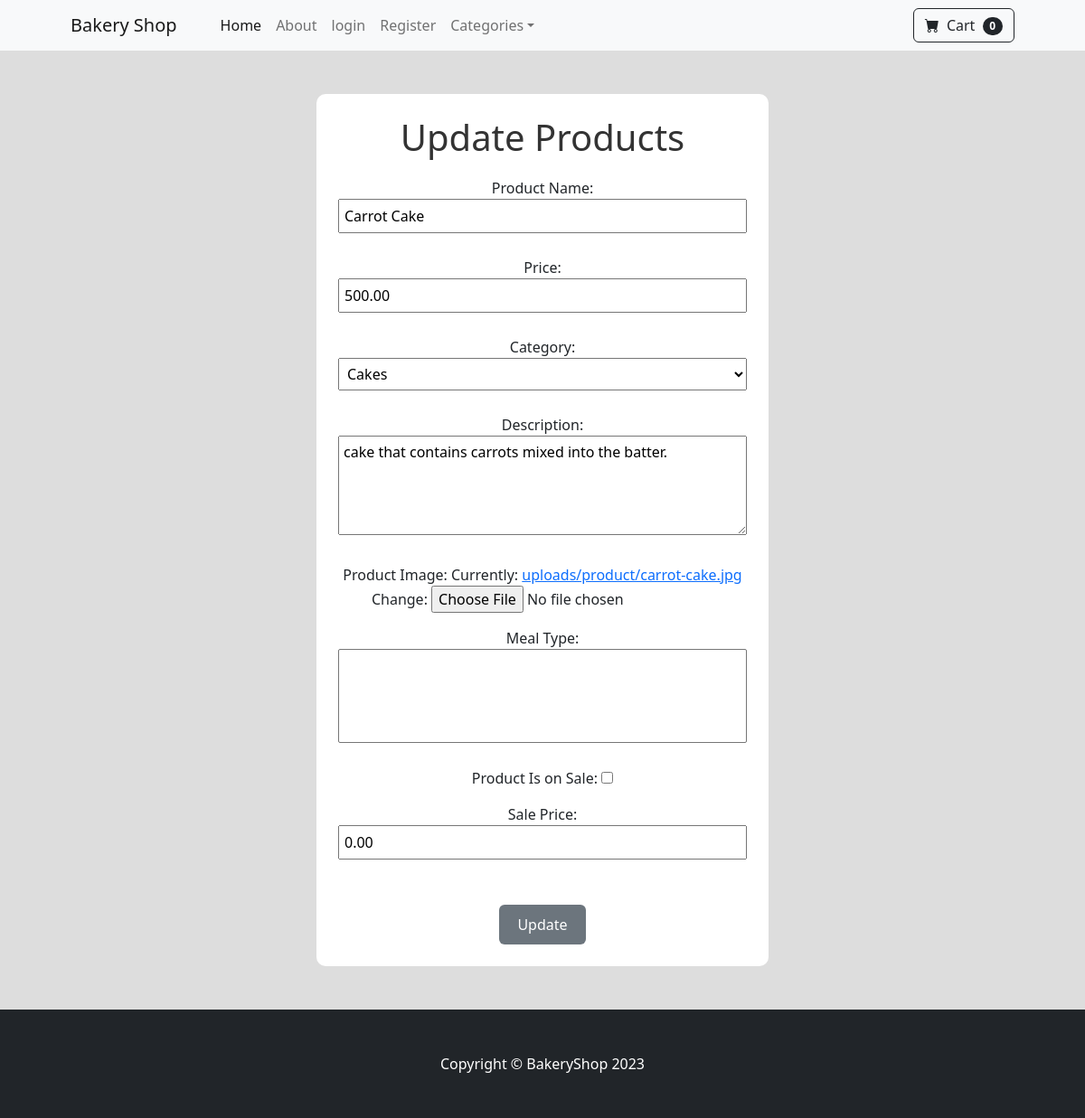
Page /product/3/edit_product on the earlier database version.
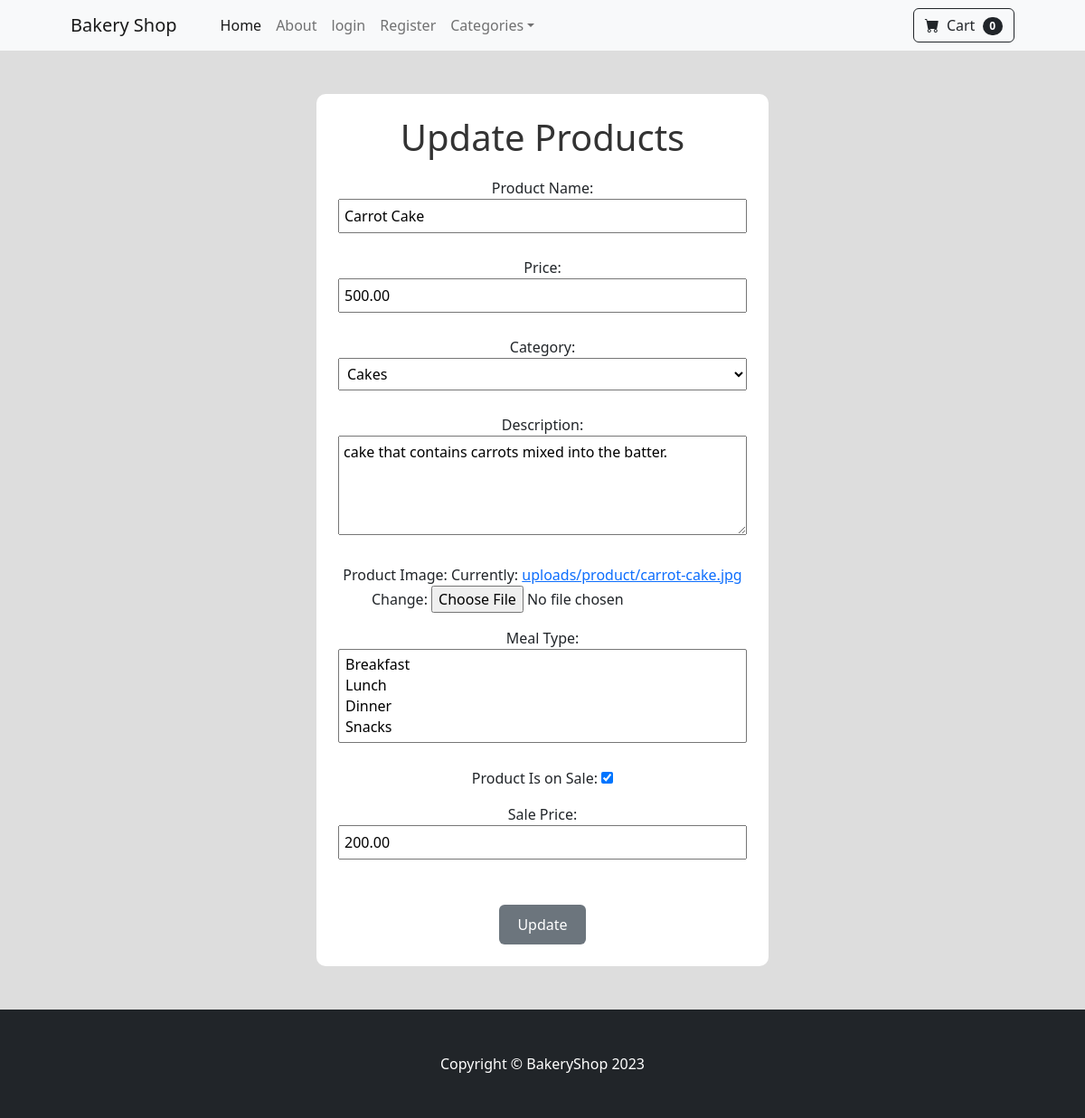
Same page on the later database version.
### shop/models.py (models this page shows, shortened)
class BaseModel(models.Model):
    created_at = models.DateTimeField(auto_now_add=True, db_index=True)
    updated_at = models.DateTimeField(auto_now=True)
    class Meta:
        abstract = True

class Product(BaseModel):
    name = models.CharField(max_length=100)
    price = models.DecimalField(default=0, decimal_places=2, max_digits=6)
    category = models.ForeignKey(Category, on_delete=models.CASCADE, default=1)
    description = models.CharField(max_length=250, default='', blank=True, null=True)
    image = models.ImageField(upload_to='uploads/product')
    meal_type = models.ManyToManyField(MealType, blank=True)
    is_sale = models.BooleanField(default=False)
    sale_price = models.DecimalField(default=0, decimal_places=2, max_digits=6)

class Category(BaseModel):
    name = models.CharField(max_length=50)
    def __str__(self):
        return self.name
    class Meta:
        verbose_name_plural = 'categories'

class MealType(BaseModel):
    name = models.CharField(max_length=100)
    def __str__(self):
        return self.name

### shop/views.py (the view)
# urls.py: path('product/<pk>/edit_product', views.edit_product, name='edit_product'),
def edit_product(request, pk):
    category = Category.objects.all()
    try:
        product = Product.objects.all()
        product_name = Product.objects.get(id=pk)
    except Product.DoesNotExist:
        raise Http404("Product does not exist")
    if request.method == 'POST':
        form = ProductForm(request.POST, request.FILES, instance=product_name)
        if form.is_valid():
            form.save()
            return redirect('product', pk=pk)
    else:
        form = ProductForm(instance=product_name)
    return render(request, 'product_edit.html', {'category':category, 'product': product, 'product_name': product_name, 'form': form})

### shop/forms.py
class ProductForm(ModelForm):
	class Meta:
		model = Product
		fields = ('name', 'price', 'category', 'description', 'image', 'meal_type', 'is_sale', 'sale_price',)
		labels = {
			'name': 'Product Name',
			'price': 'Price',
			'category': 'Category',
			'description': 'Description',
			'image': 'Product Image',
			'meal_type': 'Meal Type',
			'is_sale': 'Sale',
			'sale_price': 'Sale Price',
		}
		widgets = {
			'name': forms.TextInput(),
			'price': forms.NumberInput(),
			'category': forms.Select(),
			'description':forms.Textarea(),
			'image': forms.ClearableFileInput(),
			'meal_type': forms.SelectMultiple(),
			'is_sale': forms.CheckboxInput(),
			'sale_price': forms.NumberInput(),
		}
	is_sale = forms.BooleanField(
    	required=False,
        widget=forms.CheckboxInput(),
        label='Product Is on Sale',
        initial=False,
    )

### cart/cart.py (called while the page is built)
    def __len__(self):
        return len(self.cart)

### cart/context_processors.py (called while the page is built)
def cart(request):
    return {'cart' : Cart(request)}

### shop/templates/product_edit.html (shortened to what this page needs)
{% extends 'base.html' %}
{% block content %}
<center>
    <div class="crud-container">
        <h1>Update Products</h1>
        <form action="" method=POST enctype="multipart/form-data">
            {{ form.as_p }}
            <br/>
            <input type="submit" value="Update" class="btn btn-secondary">
        </form>
    </div>
</center>
{% endblock %}

Differences in the rows shown:
changed Product "Cakes": is_sale "☐" → "☑"; sale_price "0.00" → "200.00"
Other differences:
form field meal_type: (not shown) → "Breakfast / Lunch / Dinner / Snacks"
